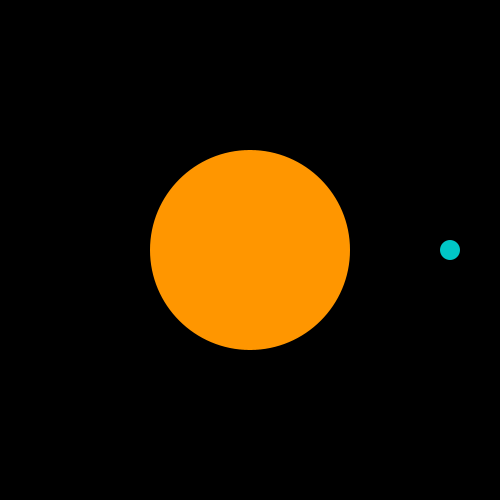
Frame 1 (no input)
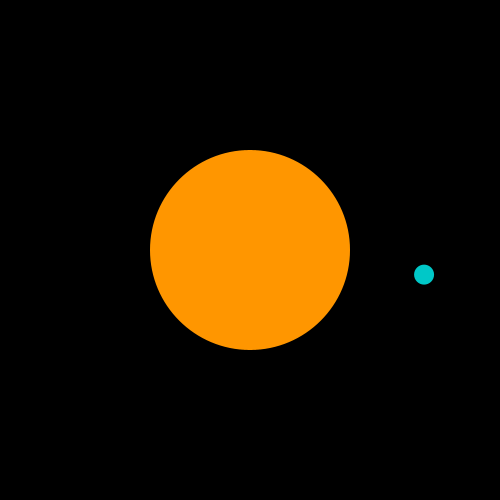
Frame 60 (the mouse pressed at the canvas centre just before this capture)
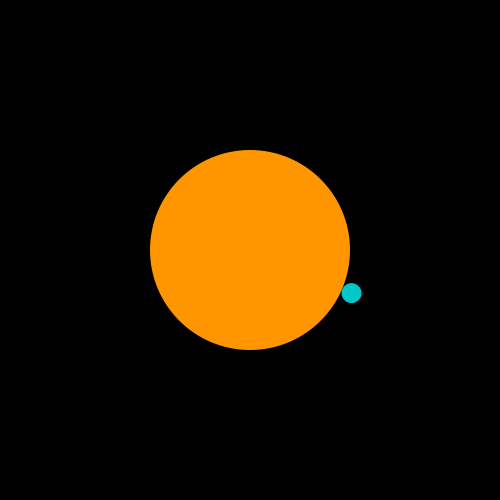
Frame 120 (the mouse held since frame 60 and released just before this capture)

The Processing sketch that drew these frames (run headless with seeded random() and noise(); from frame 60 on, the mouse is pressed at the canvas centre):

// Processing sketch: planet
// ── planet.pde
float dir=0;
float rw = 200; // rw:横半径
float rh = 50; // rh:縦半径
void setup() {
    size(500,500);
}

void draw() {
    background(0);
    noStroke();
    fill(255,150,0);
    ellipse(width/2,height/2,200,200);
    float x = width/2 + rw * cos(dir*PI/180);
    float y = height/2 + rh * sin(dir*PI/180);
    fill(0,200,200);
    ellipse(x,y,20,20);
    fill(255,150,0);
    dir+=0.5;
}
